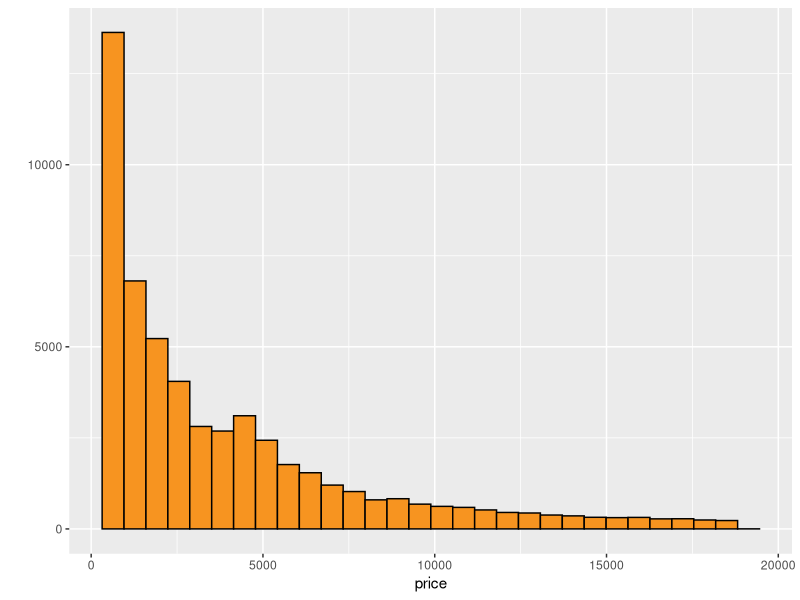
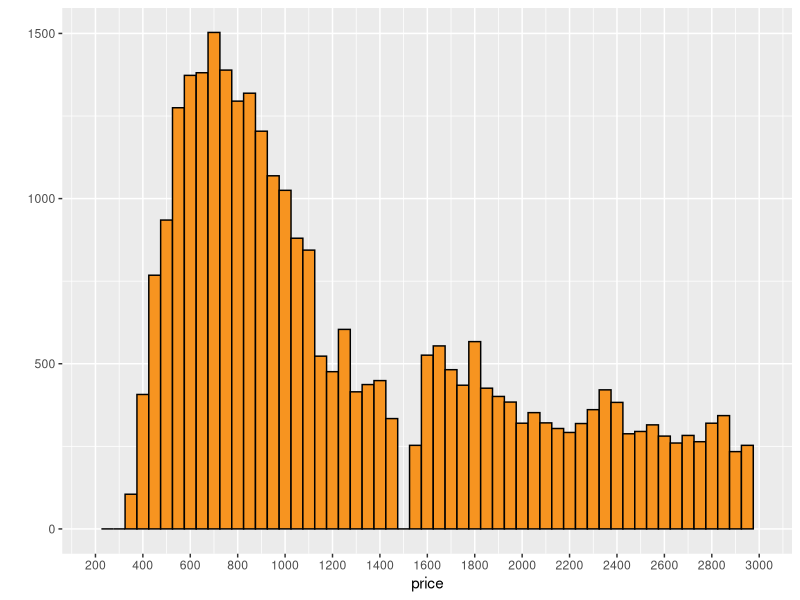
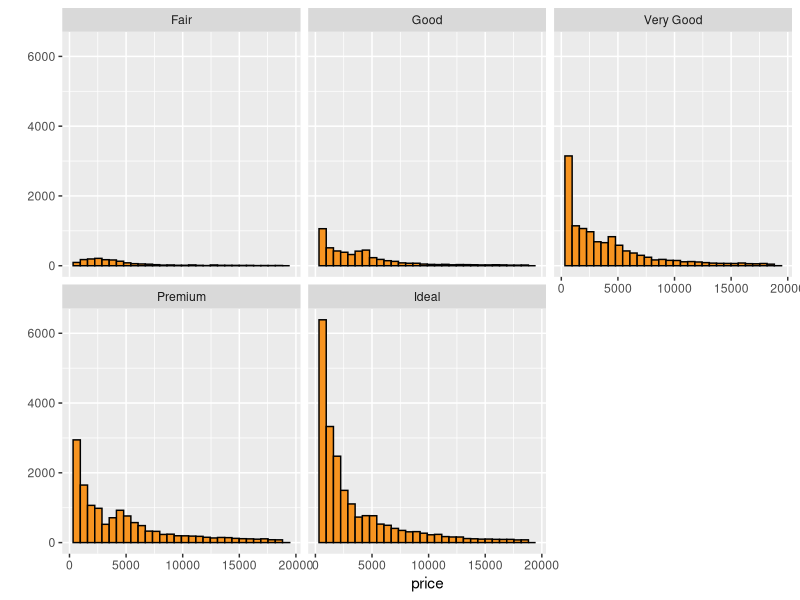
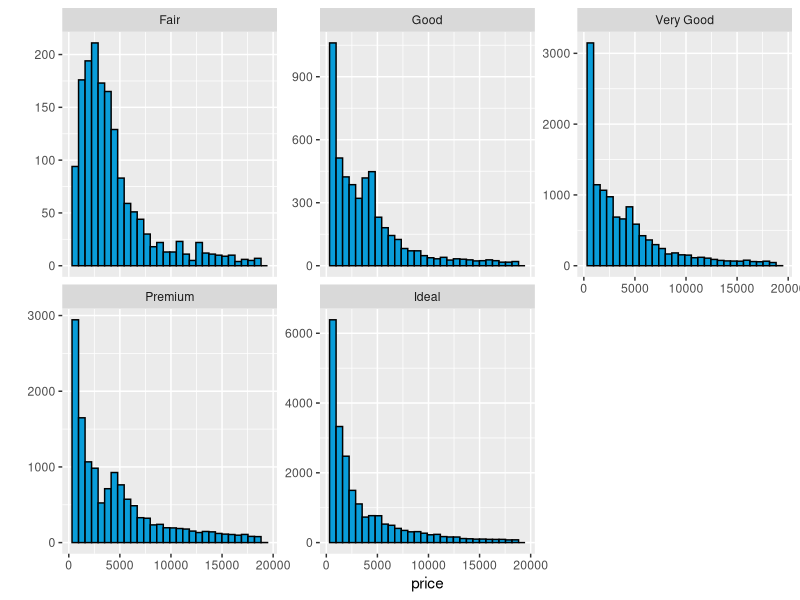
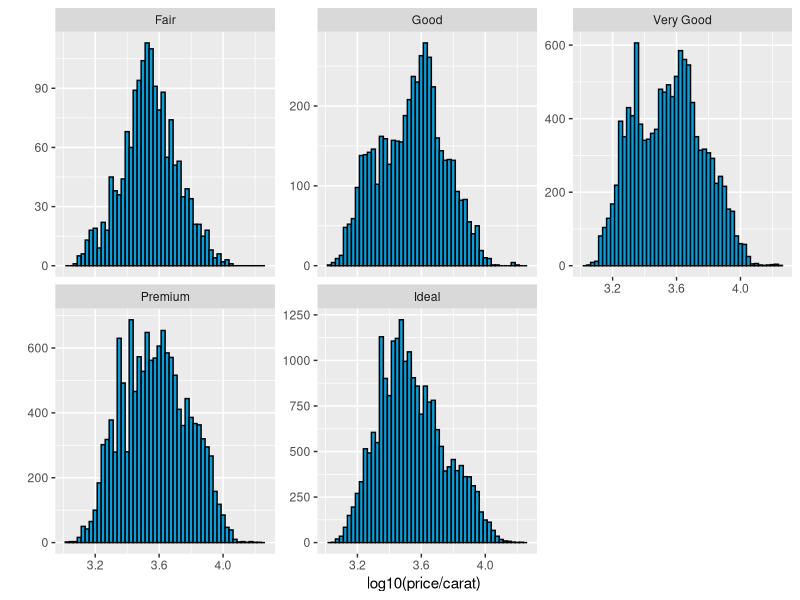
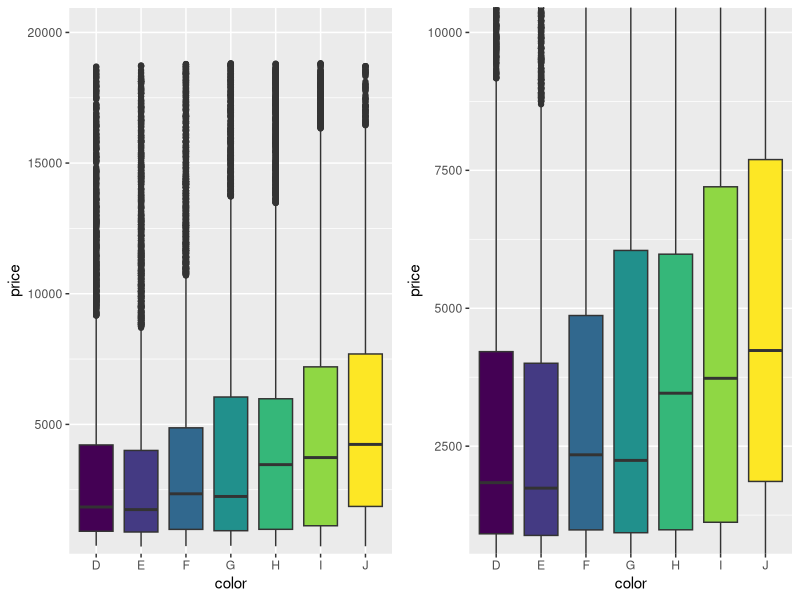
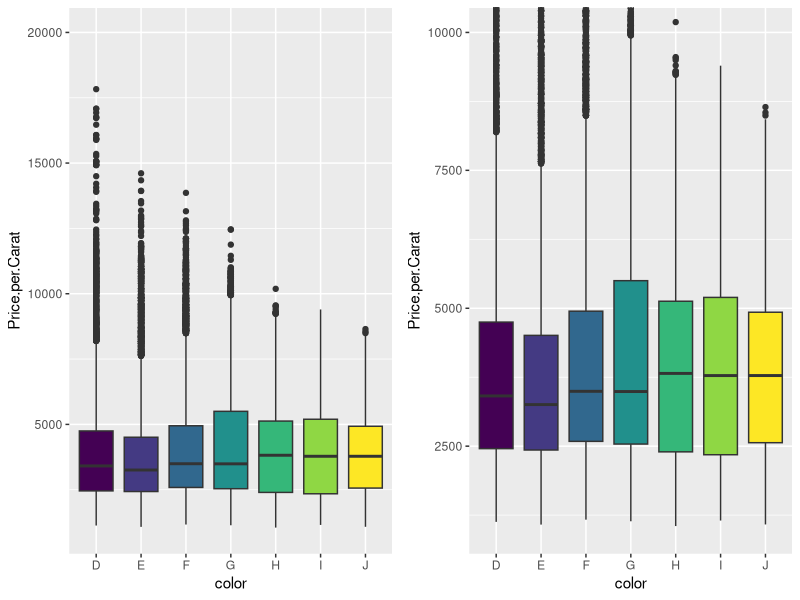
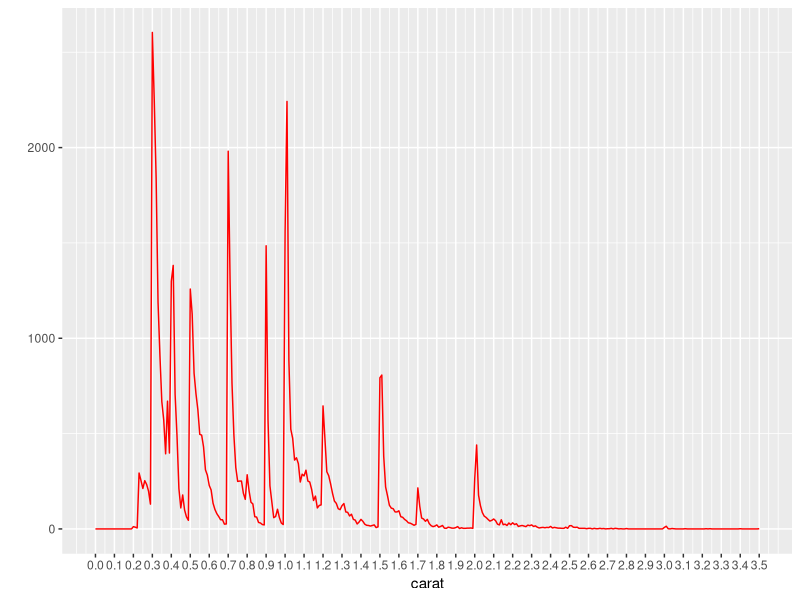

The R script that drew these images, in order:
## ---- chunk 1
# Loading the required libraries
library(ggplot2)
suppressMessages(library(dplyr))
suppressMessages(library(gridExtra))
## ---- chunk 2
# Loading the diamonds dataset into "d" and creating the scatterplot
d <- diamonds
## ---- chunk 3
str(d)
## ---- chunk 4
# This can be done by the following command:
#?diamonds
## ---- chunk 5
qplot(x = price, data = d,
      color = I("black"), fill = I("#F79420"))
## ---- chunk 6
median(d$price)
## ---- chunk 7
mean(d$price)

# Calculate the % of diamonds greater than the mean
nrow(subset(d,price>3932.8))/nrow(d)


# Alternatively, summary(d$price) command could also have been used, but would give rounded off figures
## ---- chunk 8
sum(d$price < 500)
## ---- chunk 9
sum(d$price < 250)
## ---- chunk 10
sum(d$price >= 15000)
## ---- chunk 11
qplot(x = price, data = d,
      binwidth = 50,
      color = I("black"), fill = I("#F79420")) +
  scale_x_continuous(breaks = seq(200,3000,200), limits = c(200,3000))
## ---- chunk 12
qplot(x = price, data = d,color = I("black"), fill = I("#F79420")) + 
  facet_wrap(~cut)
## ---- chunk 13
d %>% 
  group_by(cut) %>% 
  summarise(max_price = max(price),
            min_price = min(price),
            median_price = median(price)) %>% 
  arrange(desc(max_price))
## ---- chunk 14
qplot(x = price, data = d,
      color = I('black'), fill = I('#099DD9')) + 
  facet_wrap(~cut, scales = "free_y")
## ---- chunk 15
qplot(x = log10(price/carat), data = d, 
      binwidth = 0.025,
      color = I('black'), fill = I('#099DD9')) + 
  facet_wrap(~cut, scales = "free_y")
## ---- chunk 16
p1 <- qplot(x = color, y = price,
      data = d,
      geom = "boxplot",
      fill = color) +
  theme(legend.position = "none") +
  coord_cartesian(ylim = c(1000, 20000))
  
p2 <- qplot(x = color, y = price,
      data = d,
      geom = "boxplot",
      fill = color) +
  theme(legend.position = "none") +
  coord_cartesian(ylim = c(1000, 10000))

grid.arrange(p1, p2, ncol = 2)
## ---- chunk 17
by(d$price, d$color, summary)
## ---- chunk 18
by(d$price, d$color, IQR)
## ---- chunk 19
# Defining Price per carat object
Price.per.Carat <- d$price / d$carat
## ---- chunk 20
p1 <- qplot(x = color, y = Price.per.Carat,
      data = d,
      geom = "boxplot",
      fill = color) +
  theme(legend.position = "none") +
  coord_cartesian(ylim = c(1000, 20000))
  
p2 <- qplot(x = color, y = Price.per.Carat,
      data = d,
      geom = "boxplot",
      fill = color) +
  theme(legend.position = "none") +
  coord_cartesian(ylim = c(1000, 10000))

grid.arrange(p1, p2, ncol = 2)
## ---- chunk 21
qplot(x = carat, data = d,
      color = I("red"), 
      geom = "freqpoly", 
      binwidth = 0.01) + 
  scale_x_continuous(breaks = seq(0,3.5,0.1), limits = c(0,3.5))
